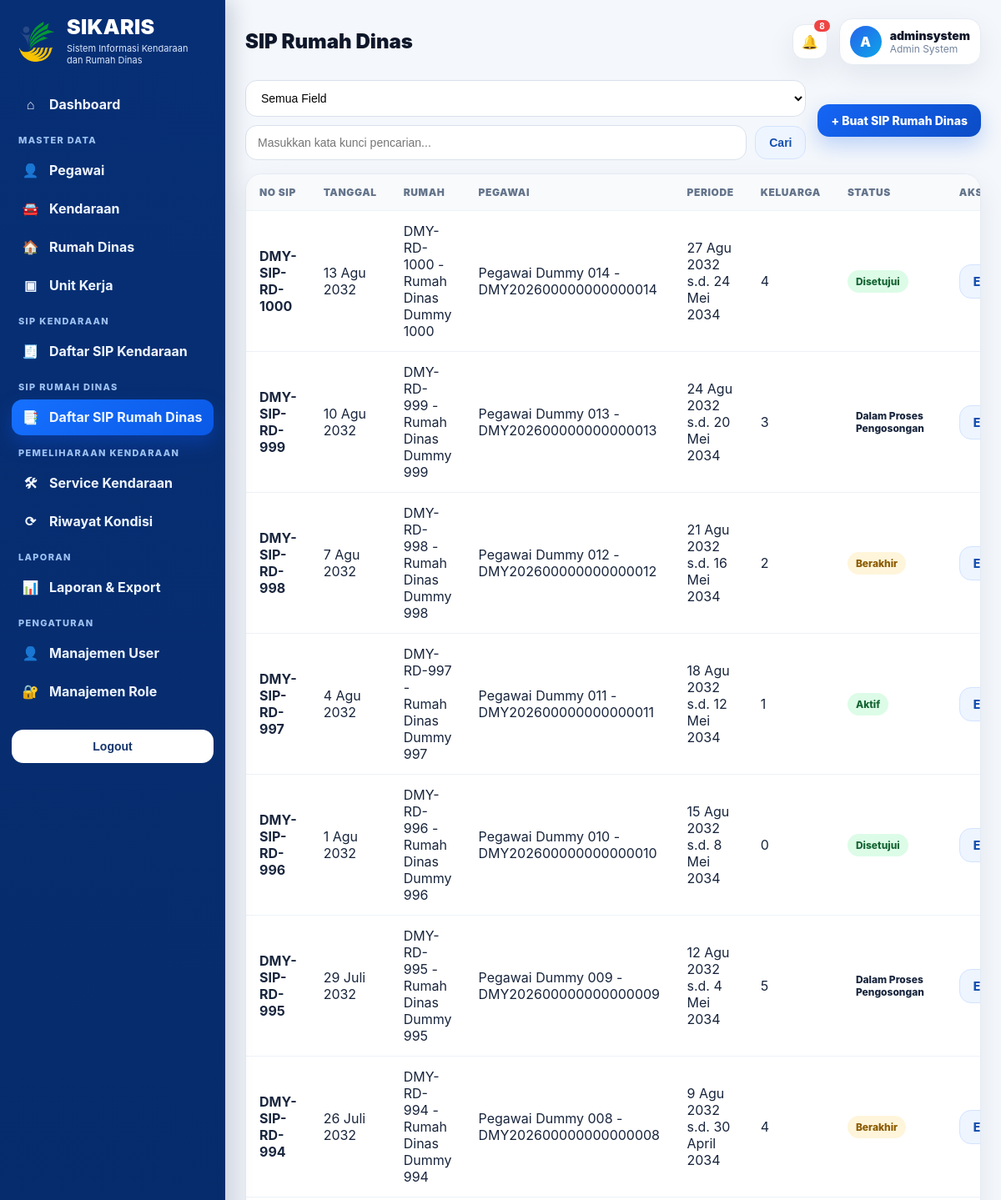
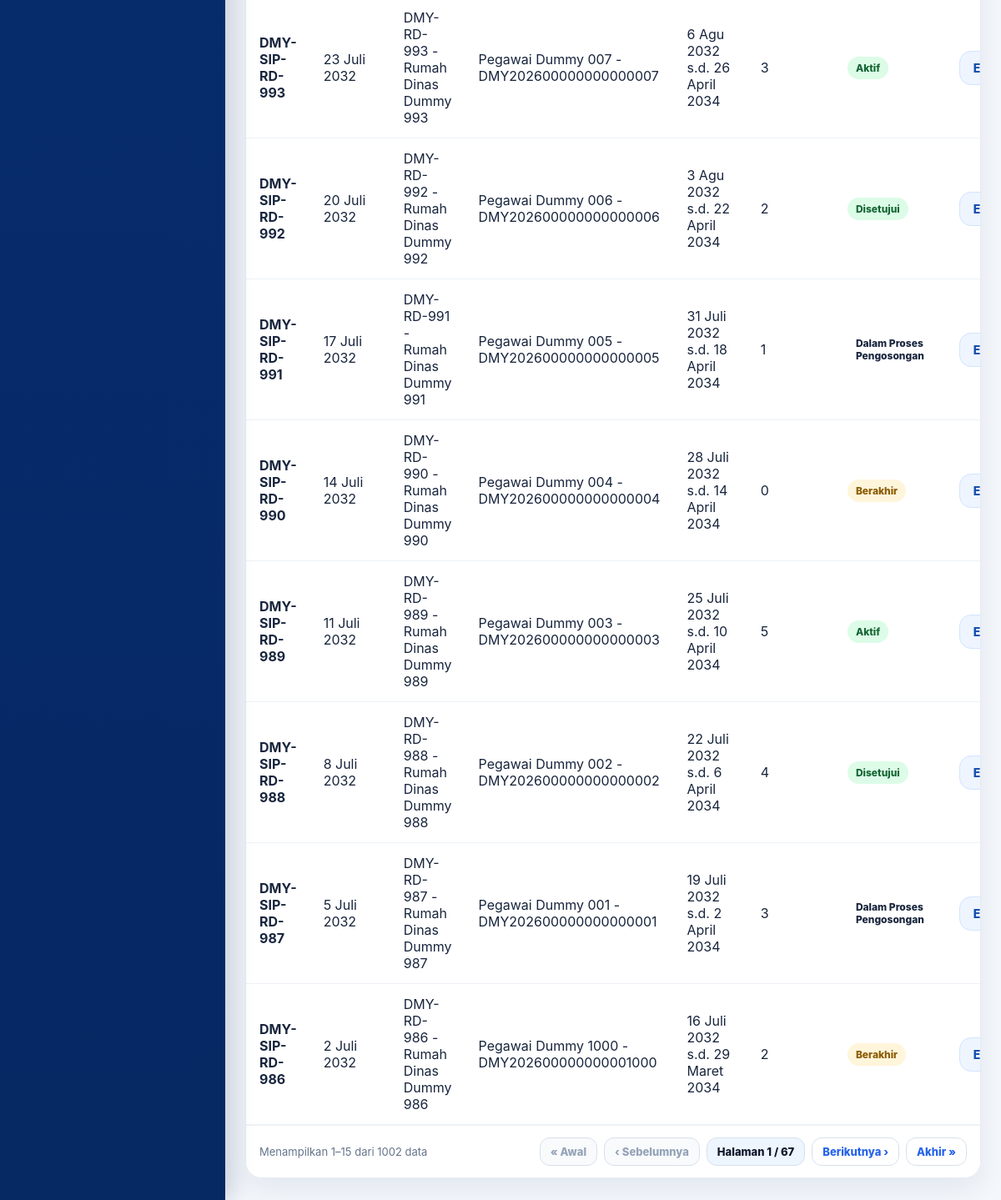
Before: /rumah-dinas/sip/ (signed in) with the older database file (2 pictures, top to bottom).
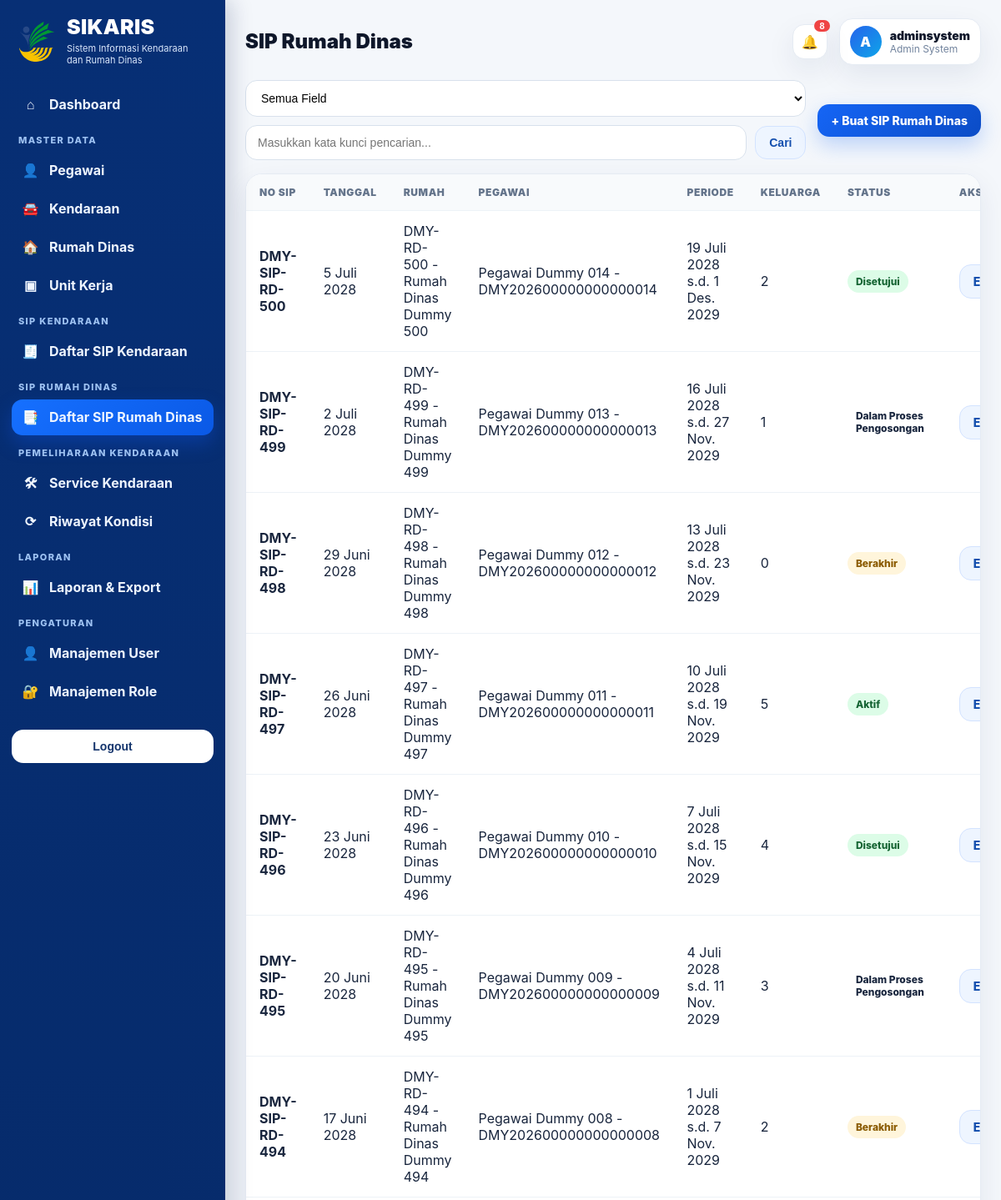
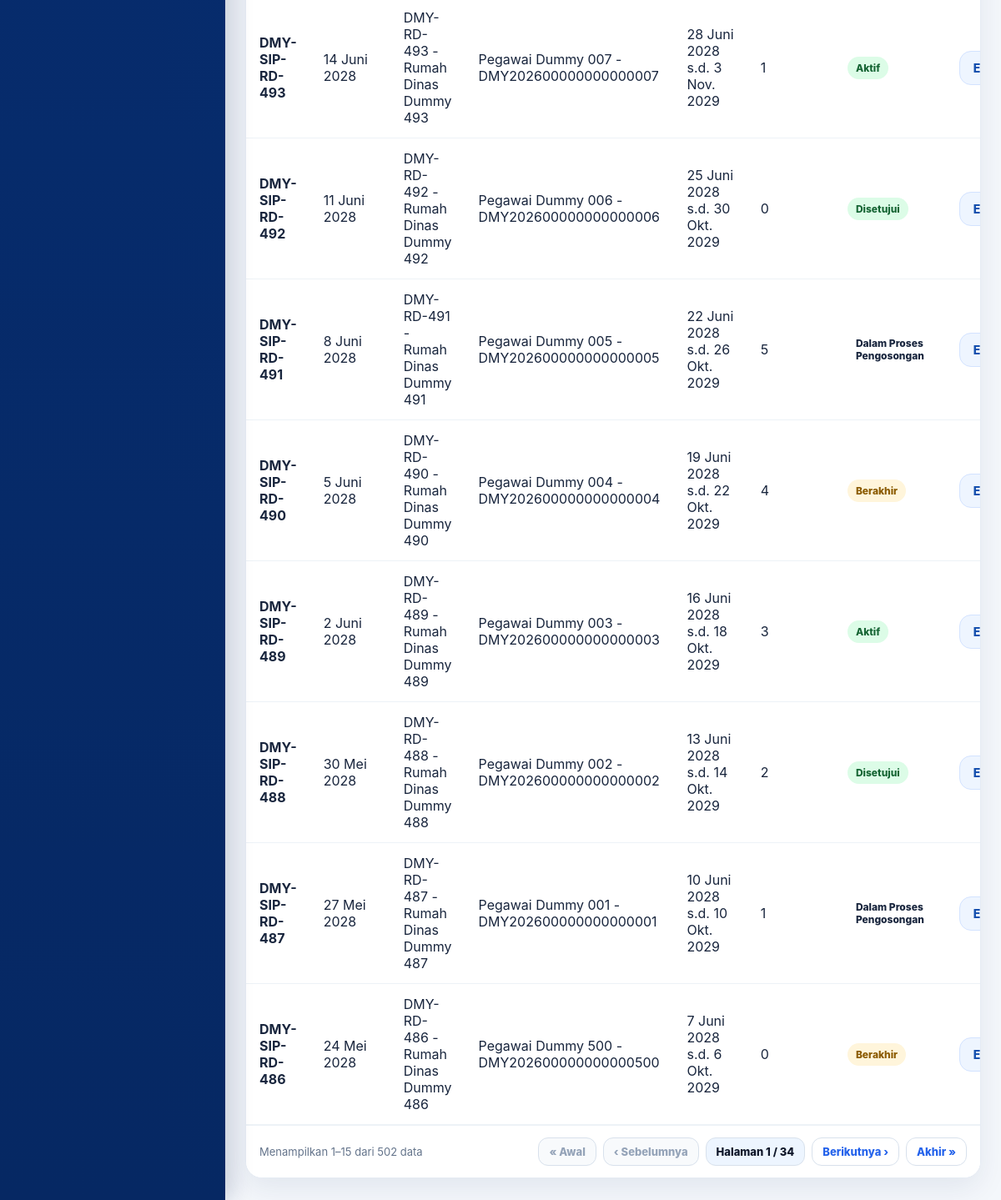
After: the same page with the newer database file (2 pictures, top to bottom).
### rumah_dinas/models.py (models this page shows, shortened)
class SIPRumahDinas(TimeStampedModel):
    STATUS_SIP_RUMAH = STATUS_SIP + [('PENGOSONGAN','Dalam Proses Pengosongan')]
    nomor_sip = models.CharField(max_length=100, unique=True)
    tanggal_sip = models.DateField()
    rumah_dinas = models.ForeignKey(RumahDinas, on_delete=models.CASCADE, related_name='sip_rumah')
    pegawai = models.ForeignKey(Pegawai, on_delete=models.CASCADE, related_name='sip_rumah')
    tanggal_mulai = models.DateField()
    tanggal_akhir = models.DateField()
    dasar_penerbitan = models.TextField(blank=True, null=True)
    pejabat_penandatangan = models.CharField(max_length=150, blank=True, null=True)
    jumlah_anggota_keluarga = models.PositiveIntegerField(default=0)
    status = models.CharField(max_length=20, choices=STATUS_SIP_RUMAH, default='DRAFT')
    dokumen_sip = models.FileField(upload_to='sip_rumah_dinas/', blank=True, null=True)
    dokumen_bast = models.FileField(upload_to='bast_rumah_dinas/', blank=True, null=True)
    catatan = models.TextField(blank=True, null=True)
    dibuat_oleh = models.ForeignKey(settings.AUTH_USER_MODEL, on_delete=models.SET_NULL, null=True, blank=True)
    class Meta:
        ordering=['-tanggal_sip']

### master/models.py (models this page shows)
class TimeStampedModel(models.Model):
    created_at = models.DateTimeField(auto_now_add=True)
    updated_at = models.DateTimeField(auto_now=True)
    class Meta:
        abstract = True

class RumahDinas(TimeStampedModel):
    kode_rumah = models.CharField(max_length=50, unique=True)
    nama_rumah = models.CharField(max_length=150)
    jenis_rumah = models.CharField(max_length=100, blank=True, null=True)
    alamat = models.TextField()
    provinsi = models.CharField(max_length=100, blank=True, null=True)
    kabupaten_kota = models.CharField(max_length=100, blank=True, null=True)
    kecamatan = models.CharField(max_length=100, blank=True, null=True)
    kelurahan = models.CharField(max_length=100, blank=True, null=True)
    latitude = models.DecimalField(max_digits=12, decimal_places=8, blank=True, null=True)
    longitude = models.DecimalField(max_digits=12, decimal_places=8, blank=True, null=True)
    luas_tanah = models.DecimalField(max_digits=12, decimal_places=2, blank=True, null=True)
    luas_bangunan = models.DecimalField(max_digits=12, decimal_places=2, blank=True, null=True)
    jumlah_kamar_tidur = models.PositiveIntegerField(default=0)
    jumlah_kamar_mandi = models.PositiveIntegerField(default=0)
    daya_listrik = models.CharField(max_length=50, blank=True, null=True)
    tahun_dibangun = models.PositiveIntegerField(blank=True, null=True)
    tahun_perolehan = models.PositiveIntegerField(blank=True, null=True)
    nup = models.CharField(max_length=100, blank=True, null=True)
    kode_barang = models.CharField(max_length=100, blank=True, null=True)
    nilai_perolehan = models.DecimalField(max_digits=18, decimal_places=2, default=0)
    nomor_sertifikat = models.CharField(max_length=100, blank=True, null=True)
    status_tanah = models.CharField(max_length=100, blank=True, null=True)
    kondisi = models.CharField(max_length=20, choices=KONDISI_ASET, default='BAIK')
    status_pemanfaatan = models.CharField(max_length=30, choices=STATUS_PEMANFAATAN_RUMAH, default='KOSONG')
    foto_depan = models.ImageField(upload_to='rumah_dinas/', blank=True, null=True)
    class Meta:
        ordering = ['kode_rumah']
    def __str__(self): return f'{self.kode_rumah} - {self.nama_rumah}'

class Pegawai(TimeStampedModel):
    nip = models.CharField(max_length=30, unique=True)
    nik = models.CharField(max_length=30, blank=True, null=True)
    nama = models.CharField(max_length=150)
    jabatan = models.CharField(max_length=150, blank=True, null=True)
    pangkat = models.CharField(max_length=100, blank=True, null=True)
    golongan = models.CharField(max_length=20, blank=True, null=True)
    unit_kerja = models.ForeignKey(UnitKerja, on_delete=models.SET_NULL, null=True, blank=True, related_name='pegawai')
    no_hp = models.CharField(max_length=30, blank=True, null=True)
    email = models.EmailField(blank=True, null=True)
    alamat = models.TextField(blank=True, null=True)
    status_pegawai = models.CharField(max_length=50, default='Aktif')
    foto = models.ImageField(upload_to='pegawai/', blank=True, null=True)
    class Meta:
        ordering = ['nama']
    def __str__(self): return f'{self.nama} - {self.nip}'

### rumah_dinas/views.py (the view)
# urls.py: path('sip/', views.SIPRumahDinasListView.as_view(), name='sip_list'),
class SIPRumahDinasListView(BMNRequiredMixin, UnitScopedQuerysetMixin, SearchListMixin):
    scope_type = 'sip_rumah'
    model = SIPRumahDinas
    template_name = 'rumah_dinas/sip_list.html'
    select_related = ['rumah_dinas', 'pegawai', 'pegawai__unit_kerja']
    search_fields = [
        ('nomor_sip', 'Nomor SIP'),
        ('rumah_dinas__kode_rumah', 'Kode Rumah'),
        ('rumah_dinas__nama_rumah', 'Nama Rumah'),
        ('rumah_dinas__alamat', 'Alamat Rumah'),
        ('rumah_dinas__kondisi', 'Kondisi Rumah'),
        ('pegawai__nama', 'Nama Pegawai/Penghuni'),
        ('pegawai__nip', 'NIP Pegawai'),
        ('pegawai__jabatan', 'Jabatan Pegawai'),
        ('pegawai__unit_kerja__nama_unit', 'Unit Kerja Pegawai'),
        ('pejabat_penandatangan', 'Pejabat Penandatangan'),
        ('status', 'Status SIP'),
        ('catatan', 'Catatan'),
    ]

### core/access.py (called while the page is built, shortened)
def is_biro_umum_user(user):
    if not user or not user.is_authenticated:
        return False
    if user.is_superuser:
        return True

def get_user_pegawai(user):
    if not user or not user.is_authenticated:
        return None
    qs = Pegawai.objects.select_related('unit_kerja')
    candidates = Q()
    if getattr(user, 'username', None):
        candidates |= Q(nip__iexact=user.username) | Q(email__iexact=user.username)
    if getattr(user, 'email', None):
        candidates |= Q(email__iexact=user.email)
    if not candidates:
        return None
    return qs.filter(candidates).first()

def get_user_profile_unit_kerja(user):
    if not user or not user.is_authenticated:
        return None
    profile = getattr(user, 'profile', None)
    return getattr(profile, 'unit_kerja', None)

def get_user_unit_kerja(user):
    profile_unit = get_user_profile_unit_kerja(user)
    if profile_unit:
        return profile_unit
    pegawai = get_user_pegawai(user)
    return getattr(pegawai, 'unit_kerja', None)

def scope_queryset_by_user(qs, user, scope_type):
    if is_biro_umum_user(user):
        return qs

### templates/rumah_dinas/sip_list.html
{% extends 'base.html' %}
{% block page_title %}SIP Rumah Dinas{% endblock %}
{% block content %}
<div class="toolbar">
  {% include 'includes/list_search.html' %}
  <a class="btn btn-primary" href="{% url 'rumah_dinas:sip_create' %}">+ Buat SIP Rumah Dinas</a>
</div>
<div class="card table-card">
  <div class="table-responsive">
    <table class="table" id="sipRumahTable">
      <thead><tr><th>No SIP</th><th>Tanggal</th><th>Rumah</th><th>Pegawai</th><th>Periode</th><th>Keluarga</th><th>Status</th><th>Aksi</th></tr></thead>
      <tbody>
      {% for o in object_list %}
      <tr>
        <td><strong>{{ o.nomor_sip }}</strong></td>
        <td>{{ o.tanggal_sip }}</td>
        <td>{{ o.rumah_dinas }}</td>
        <td>{{ o.pegawai }}</td>
        <td>{{ o.tanggal_mulai }} s.d. {{ o.tanggal_akhir }}</td>
        <td>{{ o.jumlah_anggota_keluarga }}</td>
        <td><span class="badge {{ o.status }}">{{ o.get_status_display }}</span></td>
        <td><a class="btn btn-secondary" href="{% url 'rumah_dinas:sip_update' o.pk %}">Edit</a></td>
      </tr>
      {% empty %}<tr><td colspan="8" class="empty-state">Belum ada data SIP rumah dinas.</td></tr>{% endfor %}
      </tbody>
    </table>
  </div>
  {% include 'includes/pagination.html' %}
</div>
{% endblock %}

Changed rows visible on the page:
removed SIPRumahDinas: nomor_sip "DMY-SIP-RD-1000", tanggal_sip "13 Agu 2032", rumah_dinas "DMY-RD-1000 - Rumah Dinas Dummy 1000", pegawai "Pegawai Dummy 014 - DMY202600000000000014", tanggal_mulai "27 Agu 2032", tanggal_akhir "24 Mei 2034", jumlah_anggota_keluarga "4", status "Disetujui"
removed SIPRumahDinas: nomor_sip "DMY-SIP-RD-999", tanggal_sip "10 Agu 2032", rumah_dinas "DMY-RD-999 - Rumah Dinas Dummy 999", pegawai "Pegawai Dummy 013 - DMY202600000000000013", tanggal_mulai "24 Agu 2032", tanggal_akhir "20 Mei 2034", jumlah_anggota_keluarga "3", status "Dalam Proses Pengosongan"
removed SIPRumahDinas: nomor_sip "DMY-SIP-RD-998", tanggal_sip "7 Agu 2032", rumah_dinas "DMY-RD-998 - Rumah Dinas Dummy 998", pegawai "Pegawai Dummy 012 - DMY202600000000000012", tanggal_mulai "21 Agu 2032", tanggal_akhir "16 Mei 2034", jumlah_anggota_keluarga "2", status "Berakhir"
removed SIPRumahDinas: nomor_sip "DMY-SIP-RD-997", tanggal_sip "4 Agu 2032", rumah_dinas "DMY-RD-997 - Rumah Dinas Dummy 997", pegawai "Pegawai Dummy 011 - DMY202600000000000011", tanggal_mulai "18 Agu 2032", tanggal_akhir "12 Mei 2034", jumlah_anggota_keluarga "1", status "Aktif"
removed SIPRumahDinas: nomor_sip "DMY-SIP-RD-996", tanggal_sip "1 Agu 2032", rumah_dinas "DMY-RD-996 - Rumah Dinas Dummy 996", pegawai "Pegawai Dummy 010 - DMY202600000000000010", tanggal_mulai "15 Agu 2032", tanggal_akhir "8 Mei 2034", jumlah_anggota_keluarga "0", status "Disetujui"
removed SIPRumahDinas: nomor_sip "DMY-SIP-RD-995", tanggal_sip "29 Juli 2032", rumah_dinas "DMY-RD-995 - Rumah Dinas Dummy 995", pegawai "Pegawai Dummy 009 - DMY202600000000000009", tanggal_mulai "12 Agu 2032", tanggal_akhir "4 Mei 2034", jumlah_anggota_keluarga "5", status "Dalam Proses Pengosongan"
removed SIPRumahDinas: nomor_sip "DMY-SIP-RD-994", tanggal_sip "26 Juli 2032", rumah_dinas "DMY-RD-994 - Rumah Dinas Dummy 994", pegawai "Pegawai Dummy 008 - DMY202600000000000008", tanggal_mulai "9 Agu 2032", tanggal_akhir "30 April 2034", jumlah_anggota_keluarga "4", status "Berakhir"
removed SIPRumahDinas: nomor_sip "DMY-SIP-RD-993", tanggal_sip "23 Juli 2032", rumah_dinas "DMY-RD-993 - Rumah Dinas Dummy 993", pegawai "Pegawai Dummy 007 - DMY202600000000000007", tanggal_mulai "6 Agu 2032", tanggal_akhir "26 April 2034", jumlah_anggota_keluarga "3", status "Aktif"
removed SIPRumahDinas: nomor_sip "DMY-SIP-RD-992", tanggal_sip "20 Juli 2032", rumah_dinas "DMY-RD-992 - Rumah Dinas Dummy 992", pegawai "Pegawai Dummy 006 - DMY202600000000000006", tanggal_mulai "3 Agu 2032", tanggal_akhir "22 April 2034", jumlah_anggota_keluarga "2", status "Disetujui"
removed SIPRumahDinas: nomor_sip "DMY-SIP-RD-991", tanggal_sip "17 Juli 2032", rumah_dinas "DMY-RD-991 - Rumah Dinas Dummy 991", pegawai "Pegawai Dummy 005 - DMY202600000000000005", tanggal_mulai "31 Juli 2032", tanggal_akhir "18 April 2034", jumlah_anggota_keluarga "1", status "Dalam Proses Pengosongan"
removed SIPRumahDinas: nomor_sip "DMY-SIP-RD-990", tanggal_sip "14 Juli 2032", rumah_dinas "DMY-RD-990 - Rumah Dinas Dummy 990", pegawai "Pegawai Dummy 004 - DMY202600000000000004", tanggal_mulai "28 Juli 2032", tanggal_akhir "14 April 2034", jumlah_anggota_keluarga "0", status "Berakhir"
removed SIPRumahDinas: nomor_sip "DMY-SIP-RD-989", tanggal_sip "11 Juli 2032", rumah_dinas "DMY-RD-989 - Rumah Dinas Dummy 989", pegawai "Pegawai Dummy 003 - DMY202600000000000003", tanggal_mulai "25 Juli 2032", tanggal_akhir "10 April 2034", jumlah_anggota_keluarga "5", status "Aktif"
removed SIPRumahDinas: nomor_sip "DMY-SIP-RD-988", tanggal_sip "8 Juli 2032", rumah_dinas "DMY-RD-988 - Rumah Dinas Dummy 988", pegawai "Pegawai Dummy 002 - DMY202600000000000002", tanggal_mulai "22 Juli 2032", tanggal_akhir "6 April 2034", jumlah_anggota_keluarga "4", status "Disetujui"
removed SIPRumahDinas: nomor_sip "DMY-SIP-RD-987", tanggal_sip "5 Juli 2032", rumah_dinas "DMY-RD-987 - Rumah Dinas Dummy 987", pegawai "Pegawai Dummy 001 - DMY202600000000000001", tanggal_mulai "19 Juli 2032", tanggal_akhir "2 April 2034", jumlah_anggota_keluarga "3", status "Dalam Proses Pengosongan"
removed SIPRumahDinas: nomor_sip "DMY-SIP-RD-986", tanggal_sip "2 Juli 2032", rumah_dinas "DMY-RD-986 - Rumah Dinas Dummy 986", pegawai "Pegawai Dummy 1000 - DMY202600000000001000", tanggal_mulai "16 Juli 2032", tanggal_akhir "29 Maret 2034", jumlah_anggota_keluarga "2", status "Berakhir"
now on this page (row edited): SIPRumahDinas: nomor_sip "DMY-SIP-RD-500", tanggal_sip "5 Juli 2028", rumah_dinas "DMY-RD-500 - Rumah Dinas Dummy 500", pegawai "Pegawai Dummy 014 - DMY202600000000000014", tanggal_mulai "19 Juli 2028", tanggal_akhir "1 Des. 2029", jumlah_anggota_keluarga "2", status "Disetujui"
now on this page (row edited): SIPRumahDinas: nomor_sip "DMY-SIP-RD-499", tanggal_sip "2 Juli 2028", rumah_dinas "DMY-RD-499 - Rumah Dinas Dummy 499", pegawai "Pegawai Dummy 013 - DMY202600000000000013", tanggal_mulai "16 Juli 2028", tanggal_akhir "27 Nov. 2029", jumlah_anggota_keluarga "1", status "Dalam Proses Pengosongan"
now on this page (row edited): SIPRumahDinas: nomor_sip "DMY-SIP-RD-498", tanggal_sip "29 Juni 2028", rumah_dinas "DMY-RD-498 - Rumah Dinas Dummy 498", pegawai "Pegawai Dummy 012 - DMY202600000000000012", tanggal_mulai "13 Juli 2028", tanggal_akhir "23 Nov. 2029", jumlah_anggota_keluarga "0", status "Berakhir"
now on this page (row edited): SIPRumahDinas: nomor_sip "DMY-SIP-RD-497", tanggal_sip "26 Juni 2028", rumah_dinas "DMY-RD-497 - Rumah Dinas Dummy 497", pegawai "Pegawai Dummy 011 - DMY202600000000000011", tanggal_mulai "10 Juli 2028", tanggal_akhir "19 Nov. 2029", jumlah_anggota_keluarga "5", status "Aktif"
now on this page (row edited): SIPRumahDinas: nomor_sip "DMY-SIP-RD-496", tanggal_sip "23 Juni 2028", rumah_dinas "DMY-RD-496 - Rumah Dinas Dummy 496", pegawai "Pegawai Dummy 010 - DMY202600000000000010", tanggal_mulai "7 Juli 2028", tanggal_akhir "15 Nov. 2029", jumlah_anggota_keluarga "4", status "Disetujui"
now on this page (row edited): SIPRumahDinas: nomor_sip "DMY-SIP-RD-495", tanggal_sip "20 Juni 2028", rumah_dinas "DMY-RD-495 - Rumah Dinas Dummy 495", pegawai "Pegawai Dummy 009 - DMY202600000000000009", tanggal_mulai "4 Juli 2028", tanggal_akhir "11 Nov. 2029", jumlah_anggota_keluarga "3", status "Dalam Proses Pengosongan"
now on this page (row edited): SIPRumahDinas: nomor_sip "DMY-SIP-RD-494", tanggal_sip "17 Juni 2028", rumah_dinas "DMY-RD-494 - Rumah Dinas Dummy 494", pegawai "Pegawai Dummy 008 - DMY202600000000000008", tanggal_mulai "1 Juli 2028", tanggal_akhir "7 Nov. 2029", jumlah_anggota_keluarga "2", status "Berakhir"
now on this page (row edited): SIPRumahDinas: nomor_sip "DMY-SIP-RD-493", tanggal_sip "14 Juni 2028", rumah_dinas "DMY-RD-493 - Rumah Dinas Dummy 493", pegawai "Pegawai Dummy 007 - DMY202600000000000007", tanggal_mulai "28 Juni 2028", tanggal_akhir "3 Nov. 2029", jumlah_anggota_keluarga "1", status "Aktif"
now on this page (row edited): SIPRumahDinas: nomor_sip "DMY-SIP-RD-492", tanggal_sip "11 Juni 2028", rumah_dinas "DMY-RD-492 - Rumah Dinas Dummy 492", pegawai "Pegawai Dummy 006 - DMY202600000000000006", tanggal_mulai "25 Juni 2028", tanggal_akhir "30 Okt. 2029", jumlah_anggota_keluarga "0", status "Disetujui"
now on this page (row edited): SIPRumahDinas: nomor_sip "DMY-SIP-RD-491", tanggal_sip "8 Juni 2028", rumah_dinas "DMY-RD-491 - Rumah Dinas Dummy 491", pegawai "Pegawai Dummy 005 - DMY202600000000000005", tanggal_mulai "22 Juni 2028", tanggal_akhir "26 Okt. 2029", jumlah_anggota_keluarga "5", status "Dalam Proses Pengosongan"
now on this page (row edited): SIPRumahDinas: nomor_sip "DMY-SIP-RD-490", tanggal_sip "5 Juni 2028", rumah_dinas "DMY-RD-490 - Rumah Dinas Dummy 490", pegawai "Pegawai Dummy 004 - DMY202600000000000004", tanggal_mulai "19 Juni 2028", tanggal_akhir "22 Okt. 2029", jumlah_anggota_keluarga "4", status "Berakhir"
now on this page (row edited): SIPRumahDinas: nomor_sip "DMY-SIP-RD-489", tanggal_sip "2 Juni 2028", rumah_dinas "DMY-RD-489 - Rumah Dinas Dummy 489", pegawai "Pegawai Dummy 003 - DMY202600000000000003", tanggal_mulai "16 Juni 2028", tanggal_akhir "18 Okt. 2029", jumlah_anggota_keluarga "3", status "Aktif"
now on this page (row edited): SIPRumahDinas: nomor_sip "DMY-SIP-RD-488", tanggal_sip "30 Mei 2028", rumah_dinas "DMY-RD-488 - Rumah Dinas Dummy 488", pegawai "Pegawai Dummy 002 - DMY202600000000000002", tanggal_mulai "13 Juni 2028", tanggal_akhir "14 Okt. 2029", jumlah_anggota_keluarga "2", status "Disetujui"
now on this page (row edited): SIPRumahDinas: nomor_sip "DMY-SIP-RD-487", tanggal_sip "27 Mei 2028", rumah_dinas "DMY-RD-487 - Rumah Dinas Dummy 487", pegawai "Pegawai Dummy 001 - DMY202600000000000001", tanggal_mulai "10 Juni 2028", tanggal_akhir "10 Okt. 2029", jumlah_anggota_keluarga "1", status "Dalam Proses Pengosongan"
now on this page (row edited): SIPRumahDinas: nomor_sip "DMY-SIP-RD-486", tanggal_sip "24 Mei 2028", rumah_dinas "DMY-RD-486 - Rumah Dinas Dummy 486", pegawai "Pegawai Dummy 500 - DMY202600000000000500", tanggal_mulai "7 Juni 2028", tanggal_akhir "6 Okt. 2029", jumlah_anggota_keluarga "0", status "Berakhir"
Other visible differences:
{{ paginator.count }}: "1002" → "502"
{{ paginator.num_pages }}: "67" → "34"
